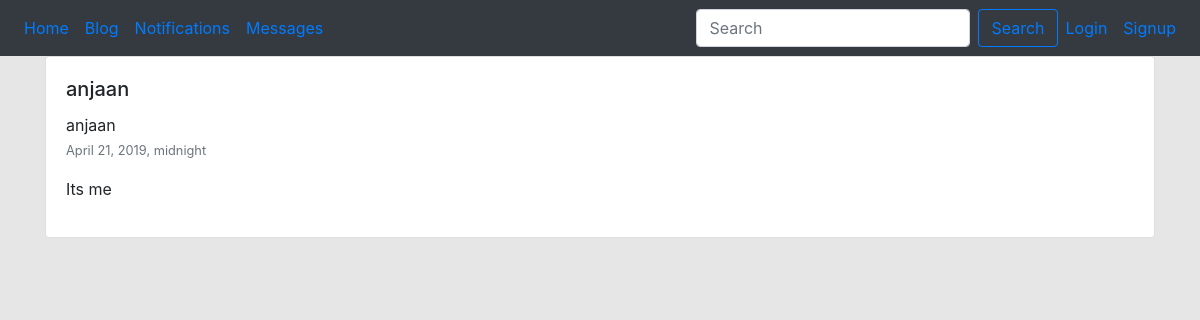
/blog/anjaan, run on the app's committed database.
### blog/models.py (models this page shows, shortened)
class BlogPost(models.Model):
    user = models.ForeignKey(User, default =1, null=True, on_delete=models.SET_NULL )
    image = models.ImageField(upload_to='image/',null=True, blank = True)
    title   = models.CharField(max_length = 120)
    slug    = models.SlugField(unique = True)
    content = models.TextField(null=True, blank=True)
    publish_date = models.DateTimeField(auto_now=False, auto_now_add=False, null=True, blank=True)
    timestamp = models.DateTimeField(auto_now_add=True)
    updated = models.DateTimeField(auto_now=True)
    objects = BlogPostManager()
    class Meta:
        ordering=['-publish_date','-updated','-timestamp']

### users/models.py (models this page shows)
class CustomUser(AbstractUser):
    def __str__(self):
        return self.email

### blog/views.py (the view)
# urls.py: path('<str:slug>',blog_post_detail_view),
def blog_post_detail_view(request, slug):
    obj = get_object_or_404(BlogPost, slug = slug)
    template_name = 'blog/detail.html'
    context = {"object": obj}
    return render(request, template_name, context)

### blog/models.py (called while the page is built)
    def get_queryset(self):
        return BlogPostQuerySet(self.model, using=self._db)

### blog/templates/blog/detail.html (shortened to what this page needs)
{% extends "base.html" %}
{% block content %}
  <div class="row">
    {% include 'blog/list-inline.html' with blog_post=object detail=True %}
  </div>
{% endblock %}

### blog/templates/blog/list-inline.html (shortened to what this page needs)
<div class="col-12 col-md-12  mb-3 ml-auto">
  <div class="card {% if not blog_post.publish_date %} border border-warning {% endif %} ">
    <div class="card-body">
      <h5 class="card-title"> {{ blog_post.title }}</h5>
      <p class="card-text">
        {{ blog_post.user.username }}
        <br>
        <small class="text-muted">{{ blog_post.publish_date }}</small>
        {%if truncate %}
          {{ blog_post.content | linebreaks | truncatewords:30 }}
        {% else %}
            {{ blog_post.content | linebreaks }}
        {% endif %}
      </p>
    </div>
  </div>
</div>

### data on the page
BlogPost: title "anjaan", user.username "anjaan", publish_date "April 21, 2019, midnight", content "Its me"
